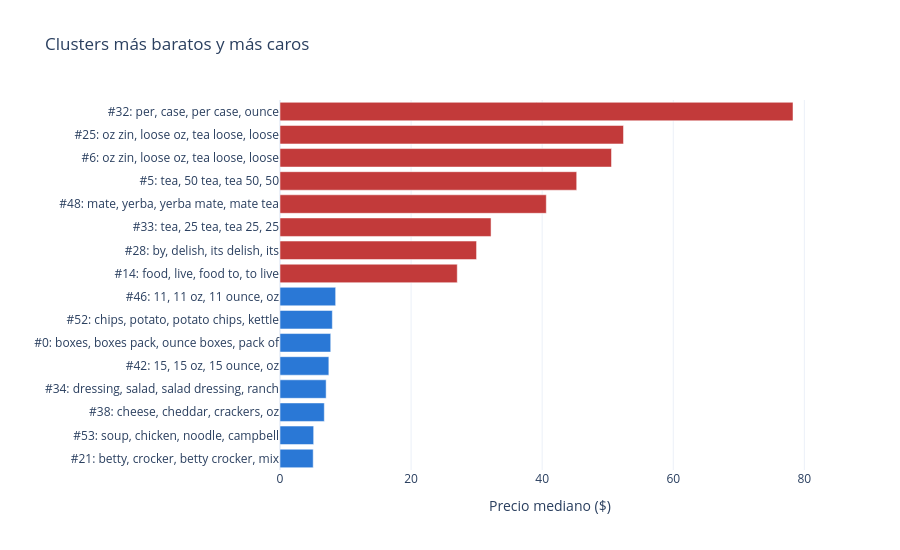

Notebook code cell kept with this figure:
### Code cell
info = (pd.DataFrame({"cluster": f_aprendidas.loc[es_tr, "cluster_producto"], "precio": df.loc[es_tr, "price"]})
          .groupby("cluster")["precio"].median().sort_values().to_frame("precio_mediano"))
info["palabras"] = codificador.terminos_cluster(4)
ext = pd.concat([info.head(8), info.tail(8)])
fig = go.Figure(go.Bar(y=[f"#{c}: {p[:40]}" for c, p in zip(ext.index, ext["palabras"])], x=ext["precio_mediano"], orientation="h",
                       marker_color=[AZUL] * 8 + [ROJO] * 8))
fig.update_layout(title="Clusters más baratos y más caros", xaxis_title="Precio mediano ($)", height=550, margin=dict(l=280))
fig.show()

### Figure 1 — Plotly figure (JSON) as saved in the notebook; plotly's stock layout.template omitted (floating-point values rounded to 4 significant figures)
{"data": [{"marker": {"color": ["#2a78d6", "#2a78d6", "#2a78d6", "#2a78d6", "#2a78d6", "#2a78d6", "#2a78d6", "#2a78d6", "#c23a3a", "#c23a3a", "#c23a3a", "#c23a3a", "#c23a3a", "#c23a3a", "#c23a3a", "#c23a3a"]}, "orientation": "h", "type": "bar", "x": [5.065, 5.135, 6.76, 7.04, 7.453, 7.74, 7.985, 8.49, 27.05, 29.99, 32.2, 40.63, 45.27, 50.58, 52.41, 78.27], "y": ["#21: betty, crocker, betty crocker, mix", "#53: soup, chicken, noodle, campbell", "#38: cheese, cheddar, crackers, oz", "#34: dressing, salad, salad dressing, ranch", "#42: 15, 15 oz, 15 ounce, oz", "#0: boxes, boxes pack, ounce boxes, pack of", "#52: chips, potato, potato chips, kettle", "#46: 11, 11 oz, 11 ounce, oz", "#14: food, live, food to, to live", "#28: by, delish, its delish, its", "#33: tea, 25 tea, tea 25, 25", "#48: mate, yerba, yerba mate, mate tea", "#5: tea, 50 tea, tea 50, 50", "#6: oz zin, loose oz, tea loose, loose", "#25: oz zin, loose oz, tea loose, loose", "#32: per, case, per case, ounce"]}], "layout": {"height": 550, "margin": {"l": 280}, "title": {"text": "Clusters más baratos y más caros"}, "xaxis": {"title": {"text": "Precio mediano ($)"}}}}
